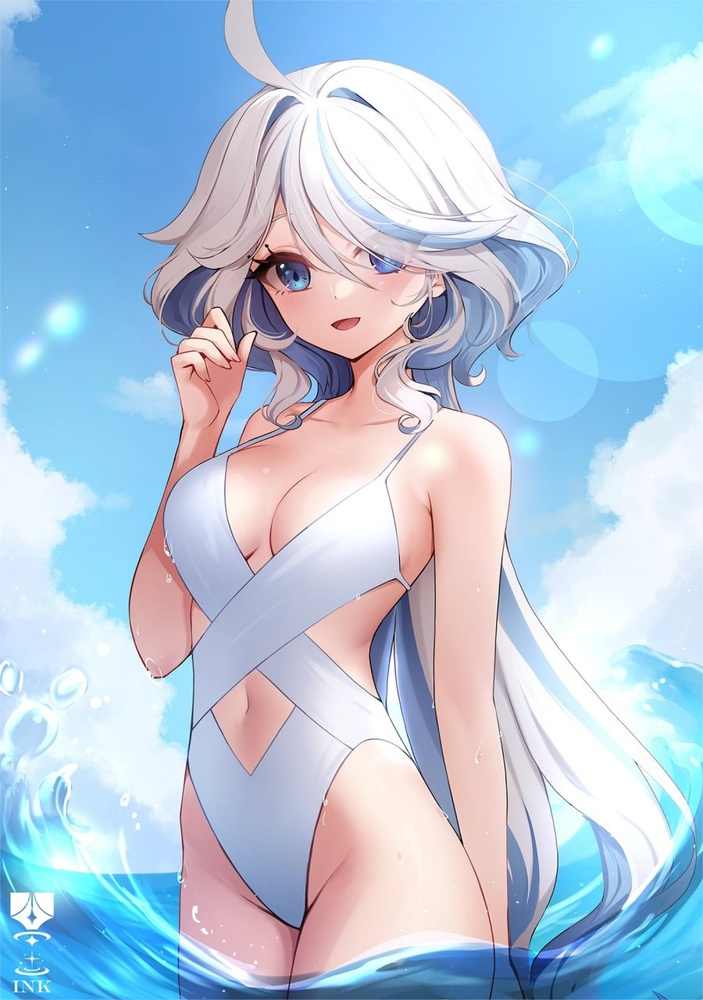
//> input picture furina.jpeg, 703 x 1000 px, shrunk from 900 x 1280 before the run
$ ./main   (built with g++ and OpenCV 4)
//> lines starting //> are read from the running program, lines starting //| are printed output that depends on the picture
#include <iostream>
#include <math.h>
#include <opencv2/core.hpp>
#include <opencv2/core/matx.hpp>
#include <opencv2/highgui.hpp>
#include <opencv2/imgproc/imgproc_c.h>
#include <opencv2/opencv.hpp>
#include <ostream>

using namespace std;
using namespace cv;

int GaussianBlur()
{
    cv::Mat src, dst;
    const char *filename = "../picture.jpg";

    cv::imread(filename).copyTo(src);
    if (src.empty())
    {
        throw("Faild open file.");
    }

    int ksize1 = 11;
    int ksize2 = 11;
    double sigma1 = 10.0;
    double sigma2 = 20.0;
    cv::GaussianBlur(src, dst, cv::Size(ksize1, ksize2), sigma1, sigma2);
    //高斯模糊的函数
    //第三，第四，第五参数为高斯模糊的度数

    cv::imshow("src", src);
    cv::imshow("dst", dst);

    return 0;
}

int Red_Wight()
{
    cv::Mat img = cv::imread("../picture.jpg", cv::IMREAD_COLOR);

    int width = img.rows;
    int height = img.cols;

    double _max, _min;
    double r, g, b;
    double h, s, v;
    double c, _h, x;
    double _r, _g, _b;
    double standard1, standard2, standard3;
    double max = 10, min = 0.7;

    cv::Mat hsv = cv::Mat::zeros(width, height, CV_32FC3);
    cv::Mat out = cv::Mat::zeros(width, height, CV_8UC3);

    for (int j = 0; j < width; j++)
    {
        for (int i = 0; i < height; i++)
        {
            // HSV
            r = (float)img.at<cv::Vec3b>(j, i)[2] / 255.0;
            g = (float)img.at<cv::Vec3b>(j, i)[1] / 255.0;
            b = (float)img.at<cv::Vec3b>(j, i)[0] / 255.0;

            _max = fmax(r, fmax(g, b));
            _min = fmin(r, fmin(g, b));

            v = _max;
            if (v > 0)
            {
                s = (_max - _min) / _max;
            }
            else
            {
                s = 0;
            }

            if (_max == r)
            {
                h = 60.0 * (g - b) / (_max - _min);
            }
            else if (_max == g)
            {
                h = 120.0 + 60 * (b - r) / (_max - _min);
            }
            else if (_max == b)
            {
                h = 240.0 + 60 * (r - g) / (_max - _min);
            }
            if (h < 0)
            {
                h = h + 360.0;
            }

            hsv.at<cv::Vec3f>(j, i)[0] = h;
            hsv.at<cv::Vec3f>(j, i)[1] = s;
            hsv.at<cv::Vec3f>(j, i)[2] = v;

            standard1 = hsv.at<cv::Vec3f>(0, 0)[0];
            standard2 = hsv.at<cv::Vec3f>(0, 0)[1];
            standard3 = hsv.at<cv::Vec3f>(0, 0)[2];

            if (h >= min * standard1 && h < max * standard1 && s >= min * standard2 && s <= max * standard2 && v >= min * standard3 && v <= max * standard3)
            {                                                       // Red color detection
                out.at<cv::Vec3b>(j, i) = cv::Vec3b(255, 255, 255); // White background
            }
            else
            {
                out.at<cv::Vec3b>(j, i) = img.at<cv::Vec3b>(j, i); // Black background
            }
        }
    }
    cv::imshow("answer", out);

    return 0;
}

int main(int argc, const char *argv[])
{

    cv::Mat img = imread("../furina.jpeg", IMREAD_COLOR);
//> img is the input picture: 1000 rows x 703 cols, CV_8UC3; mean B, G, R 222.5, 200.5, 177.1
    int width = img.rows;
//> width = 1000
    int height = img.cols;
//> height = 703

    // RGB模块
    std::vector<cv::Mat> channels;
    cv::Mat imageBlueChannels;
    cv::Mat imageGreenChannels;
    cv::Mat imageRedChannels;
    // cv::Mat img = cv::imread("../furina.jpeg", cv::IMREAD_COLOR);
    cv::split(img, channels);
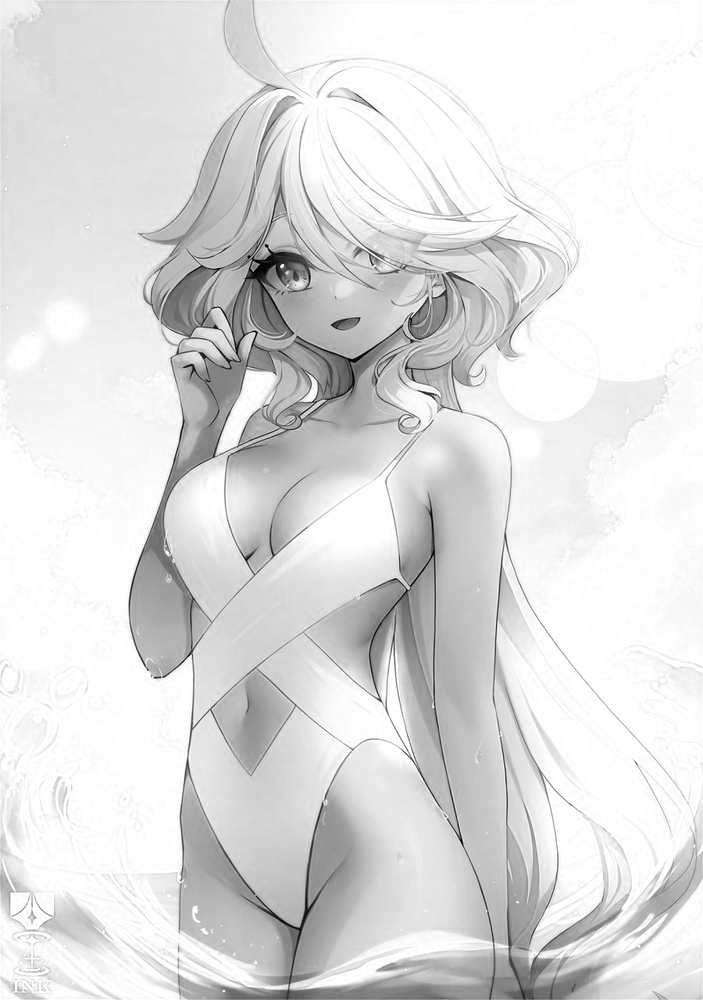
//> channels[0]: 1000 rows x 703 cols, CV_8UC1; min 0, max 255, mean 222.5
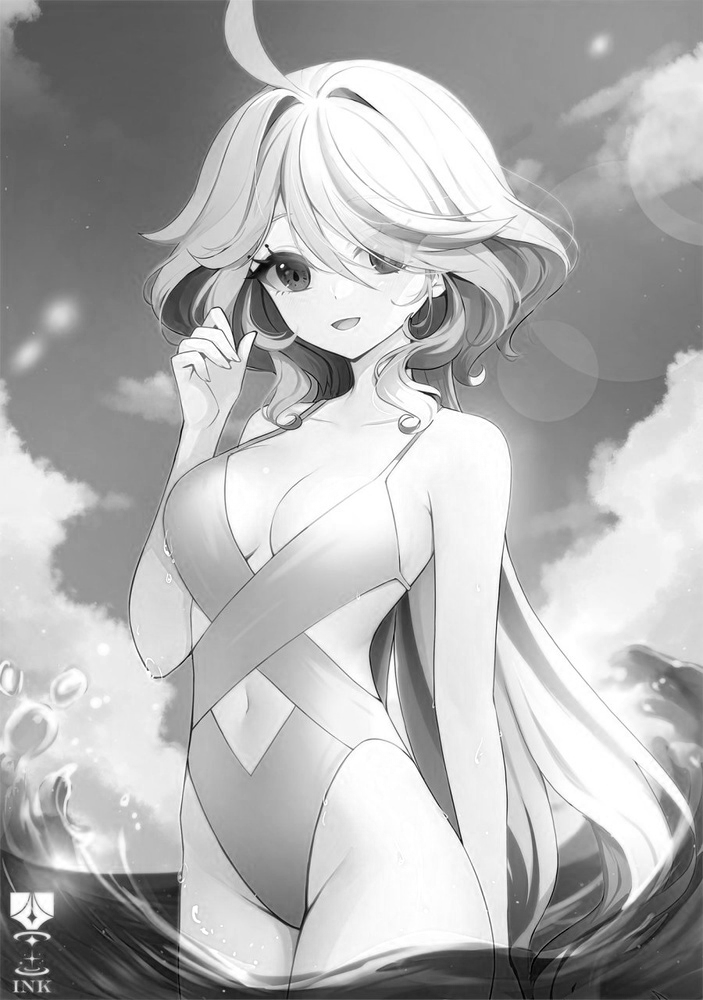
//> channels[2]: 1000 rows x 703 cols, CV_8UC1; min 0, max 255, mean 177.1
    imageBlueChannels = channels.at(0);
    imageGreenChannels = channels.at(1);
    imageRedChannels = channels.at(2);

    cv::imshow("imageBlueChannels", imageBlueChannels);
    cv::imshow("imageGreenChannels", imageGreenChannels);
    cv::imshow("imageRedChannels", imageRedChannels);

    // [7 lines of commented-out code are left out]

    cv::Mat grey_image = cv::Mat::zeros(width, height, CV_8UC1);

    for (int j = 0; j < width; j++)
    {
        for (int i = 0; i < height; i++)
        {
            grey_image.at<uchar>(j, i) = (int)((float)img.at<cv::Vec3b>(j, i)[0] * 0.0722 +
                                               (float)img.at<cv::Vec3b>(j, i)[1] * 0.7152 +
                                               (float)img.at<cv::Vec3b>(j, i)[2] * 0.2126);
        }
    }
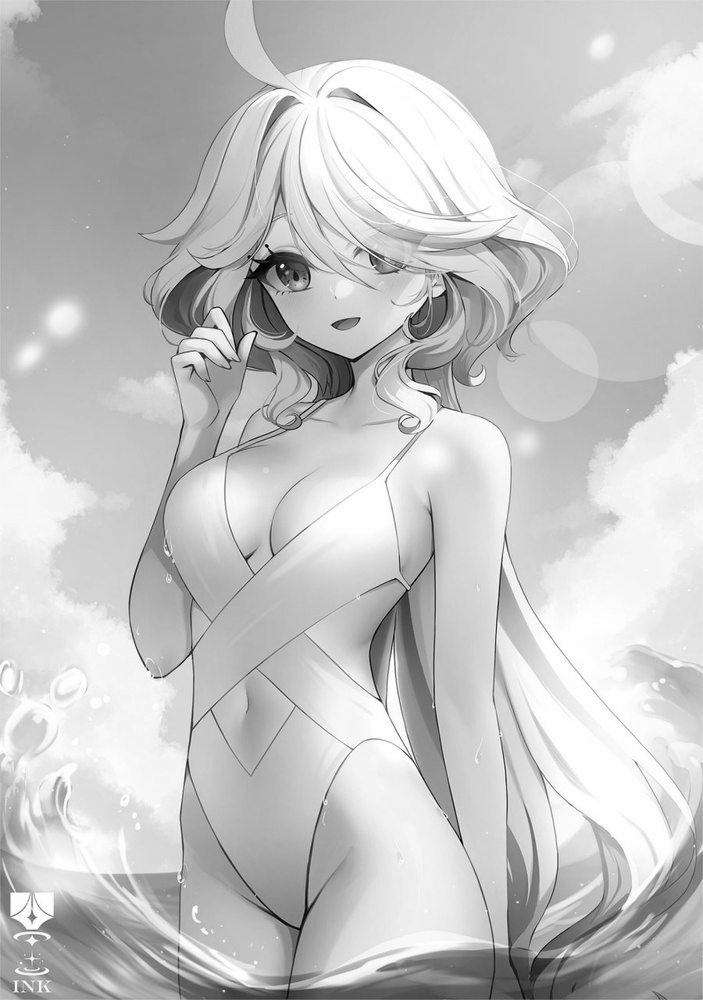
//> grey_image: 1000 rows x 703 cols, CV_8UC1; min 1, max 254, mean 196.7

    // HSV图模块
    // 图像读取模块

    double _max, _min;
    double r, g, b;
    double h, s, v;
    double c, _h, x;
    double _r, _g, _b;

    // 建立一个三通道空图
    cv::Mat hsv_image = cv::Mat::zeros(width, height, CV_8UC3);

    for (int j = 0; j < width; j++)
    {
        for (int i = 0; i < height; i++)
        {
            // HSV
            // 提取每个点的RGB数值
            r = (float)img.at<cv::Vec3b>(j, i)[2] / 255;
            g = (float)img.at<cv::Vec3b>(j, i)[1] / 255;
            b = (float)img.at<cv::Vec3b>(j, i)[0] / 255;

            // 提取最大和最小
            _max = fmax(r, fmax(g, b));
            _min = fmin(r, fmin(g, b));

            // 计算h
            if (_max == _min)
            {
                h = 0;
            }
            else if (_min == b)
            {
                h = 60 * (g - r) / (_max - _min) + 60;
            }
            else if (_min == r)
            {
                h = 60 * (b - g) / (_max - _min) + 180;
            }
            else if (_min == g)
            {
                h = 60 * (r - b) / (_max - _min) + 300;
            }
            v = _max;
            s = _max - _min;

            // inverse hue
            h = fmod((h + 180), 360);

            // inverse HSV
            c = s;
            _h = h / 60;
            x = c * (1 - abs(fmod(_h, 2) - 1));

            _r = _g = _b = v - c;

            if (_h < 1)
            {
                _r += c;
                _g += x;
            }
            else if (_h < 2)
            {
                _r += x;
                _g += c;
            }
            else if (_h < 3)
            {
                _g += c;
                _b += x;
            }
            else if (_h < 4)
            {
                _g += x;
                _b += c;
            }
            else if (_h < 5)
            {
                _r += x;
                _b += c;
            }
            else if (_h < 6)
            {
                _r += c;
                _b += x;
            }

            hsv_image.at<cv::Vec3b>(j, i)[0] = (uchar)(_b * 255);
            hsv_image.at<cv::Vec3b>(j, i)[1] = (uchar)(_g * 255);
            hsv_image.at<cv::Vec3b>(j, i)[2] = (uchar)(_r * 255);
        }
    }
//> this loop made 1000 passes
//> (r, g, b, h) on passes 1 to 3: (0.596, 0.898, 1, 15.15), (0.592, 0.894, 0.996, 15.15), (0.58, 0.894, 0.992, 14.29)
//> after the loop, r = 0.424; g = 0.784; b = 0.937; h = 17.86

    cv::imshow("picture!", img);
    cv::imshow("grey_picture!", grey_image);
    cv::imshow("hsv_picture!", hsv_image);
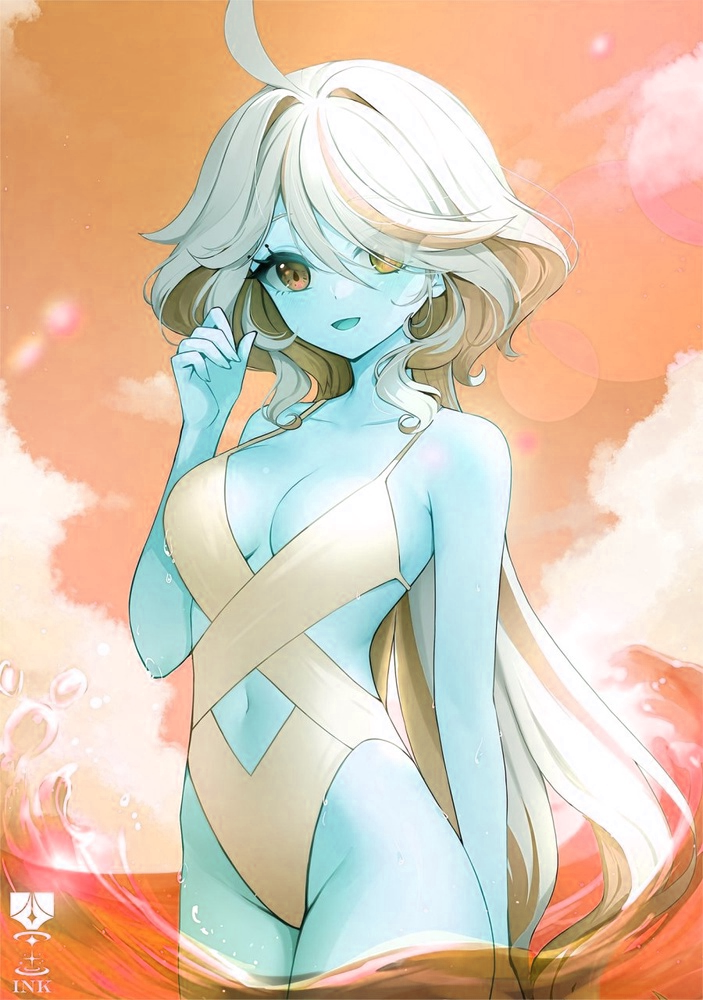
//> window 'hsv_picture!': 1000 rows x 703 cols, CV_8UC3; mean B, G, R 176.3, 198.2, 221.7
    GaussianBlur();
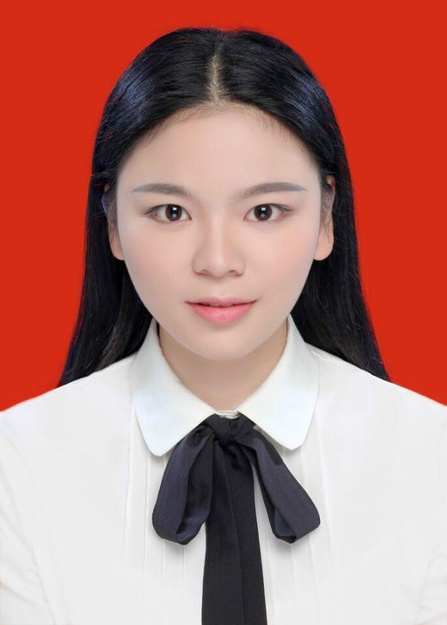
//> input picture picture.jpg, 447 x 625 px, shrunk from 572 x 800 before the run
//> in GaussianBlur, src is the input picture: 625 rows x 447 cols, CV_8UC3; mean B, G, R 117.1, 124.3, 181.3
//> in GaussianBlur, `cv::GaussianBlur(src, dst, cv::Size(ksize1, ksize2), sigma1, sigma2);`:
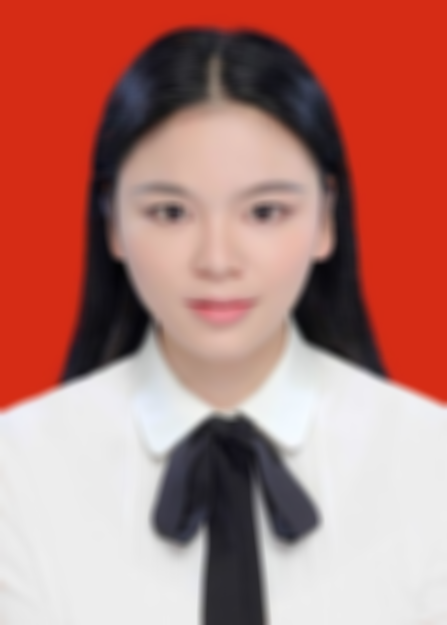
//> dst: 625 rows x 447 cols, CV_8UC3; mean B, G, R 117.1, 124.3, 181.3
    Red_Wight();
//> after the loop in Red_Wight, `for (int j = 0; j < width; j++)`: hsv: 625 rows x 447 cols, CV_32FC3; 7.32% of the values are NaN or infinite; the others: min 0, max 359.5, mean 27.33
//> after the loop in Red_Wight, `for (int j = 0; j < width; j++)`:
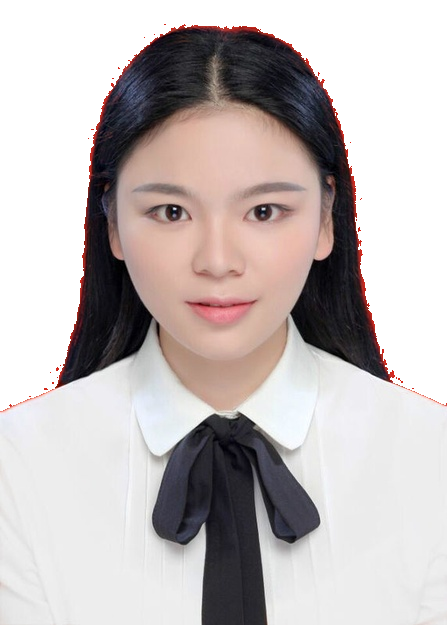
//> out: 625 rows x 447 cols, CV_8UC3; mean B, G, R 185.3, 185.8, 193.4
//> after the loop in Red_Wight, `for (int j = 0; j < width; j++)`: r = 0.914; h = nan
    cv::waitKey(0);
    cv::destroyAllWindows();

    return 0;
}
